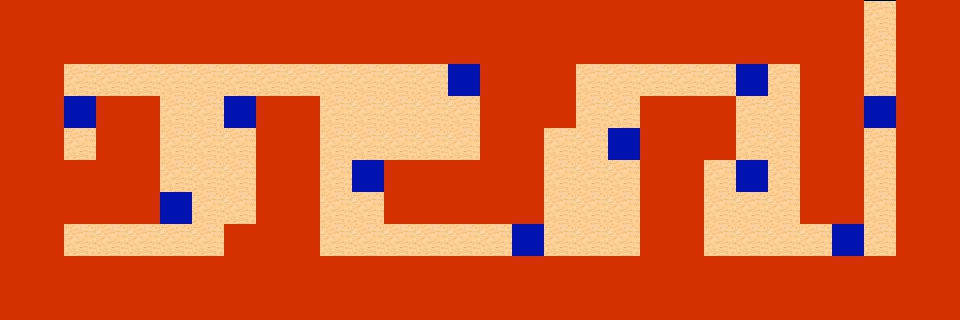

This is a level from a 2D game, rendered from its Tiled map with the project's own tilesets. A one-line summary and the map file follow, with tile-layer data summarised:
An orthogonal 30x10 tile map with 32x32 px tiles, 3 tile layers (floor, fruit, meta), 3 tilesets and 1 object (hero1).

<map version="1.0" orientation="orthogonal" renderorder="right-down" width="30" height="10" tilewidth="32" tileheight="32" nextobjectid="39">
 <tileset firstgid="1" name="tmw_desert_spacing" tilewidth="32" tileheight="32" spacing="1" margin="1" tilecount="48" columns="8">
  <tileoffset x="1" y="1" />
  <image source="tmw_desert_spacing.png" width="265" height="199" />
 </tileset>
 <tileset firstgid="49" name="meta_tiles" tilewidth="32" tileheight="32" spacing="1" margin="1" tilecount="49" columns="7">
  <image source="tiles.png" width="256" height="256" />
 </tileset>
 <tileset firstgid="98" name="tiles" tilewidth="32" tileheight="32" spacing="1" margin="1" tilecount="49" columns="7">
  <image source="tiles.png" width="256" height="256" />
  <tile id="33">
   <properties>
    <property name="Collidable" type="bool" value="true" />
   </properties>
  </tile>
  <tile id="47">
   <properties>
    <property name="Collectable" type="bool" value="true" />
   </properties>
  </tile>
 </tileset>
 <layer name="floor" width="30" height="10">
  <data>[300 cells, 300 non-empty, 15 distinct tile ids]</data>
 </layer>
 <objectgroup name="hero">
  <object id="38" name="hero1" x="397" y="124" width="15" height="11" />
 </objectgroup>
 <layer name="fruit" width="30" height="10">
  <data>[300 cells, 11 non-empty, 1 distinct tile ids]</data>
 </layer>
 <layer name="meta" width="30" height="10">
  <data>[300 cells, 214 non-empty, 2 distinct tile ids]</data>
 </layer>
</map>
